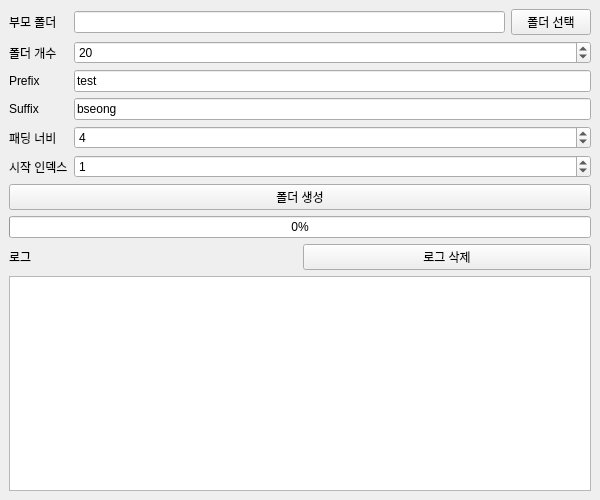
<?xml version="1.0" encoding="UTF-8"?>
<ui version="4.0">
 <class>MainWindow</class>
 <widget class="QMainWindow" name="MainWindow">
  <property name="geometry">
   <rect>
    <x>0</x>
    <y>0</y>
    <width>600</width>
    <height>500</height>
   </rect>
  </property>
  <property name="windowTitle">
   <string>폴더 생성 도구</string>
  </property>
  <widget class="QWidget" name="centralwidget">
   <layout class="QVBoxLayout" name="verticalLayout">
    <item>
     <layout class="QFormLayout" name="formLayout">
      <item row="0" column="0">
       <widget class="QLabel" name="label_parent_path">
        <property name="text">
         <string>부모 폴더</string>
        </property>
       </widget>
      </item>
      <item row="0" column="1">
       <layout class="QHBoxLayout" name="parentPathLayout">
        <item>
         <widget class="QLineEdit" name="edit_parent_path"/>
        </item>
        <item>
         <widget class="QPushButton" name="btn_browse">
          <property name="text">
           <string>폴더 선택</string>
          </property>
         </widget>
        </item>
       </layout>
      </item>
      <item row="1" column="0">
       <widget class="QLabel" name="label_count">
        <property name="text">
         <string>폴더 개수</string>
        </property>
       </widget>
      </item>
      <item row="1" column="1">
       <widget class="QSpinBox" name="spin_count">
        <property name="minimum">
         <number>1</number>
        </property>
        <property name="maximum">
         <number>10000</number>
        </property>
        <property name="value">
         <number>20</number>
        </property>
       </widget>
      </item>
      <item row="2" column="0">
       <widget class="QLabel" name="label_prefix">
        <property name="text">
         <string>Prefix</string>
        </property>
       </widget>
      </item>
      <item row="2" column="1">
       <widget class="QLineEdit" name="edit_prefix">
        <property name="text">
         <string>test</string>
        </property>
       </widget>
      </item>
      <item row="3" column="0">
       <widget class="QLabel" name="label_suffix">
        <property name="text">
         <string>Suffix</string>
        </property>
       </widget>
      </item>
      <item row="3" column="1">
       <widget class="QLineEdit" name="edit_suffix">
        <property name="text">
         <string>bseong</string>
        </property>
       </widget>
      </item>
      <item row="4" column="0">
       <widget class="QLabel" name="label_padding">
        <property name="text">
         <string>패딩 너비</string>
        </property>
       </widget>
      </item>
      <item row="4" column="1">
       <widget class="QSpinBox" name="spin_padding">
        <property name="minimum">
         <number>1</number>
        </property>
        <property name="maximum">
         <number>10</number>
        </property>
        <property name="value">
         <number>4</number>
        </property>
       </widget>
      </item>
      <item row="5" column="0">
       <widget class="QLabel" name="label_start_index">
        <property name="text">
         <string>시작 인덱스</string>
        </property>
       </widget>
      </item>
      <item row="5" column="1">
       <widget class="QSpinBox" name="spin_start_index">
        <property name="minimum">
         <number>0</number>
        </property>
        <property name="maximum">
         <number>100000</number>
        </property>
        <property name="value">
         <number>1</number>
        </property>
       </widget>
      </item>
     </layout>
    </item>
    <item>
     <widget class="QPushButton" name="btn_run">
      <property name="text">
       <string>폴더 생성</string>
      </property>
     </widget>
    </item>
    <item>
     <widget class="QProgressBar" name="progress">
      <property name="value">
       <number>0</number>
      </property>
     </widget>
    </item>
    <item>
     <layout class="QHBoxLayout" name="logLayout">
      <item>
       <widget class="QLabel" name="label_log">
        <property name="text">
         <string>로그</string>
        </property>
       </widget>
      </item>
      <item>
       <widget class="QPushButton" name="btn_clear_log">
        <property name="text">
         <string>로그 삭제</string>
        </property>
       </widget>
      </item>
     </layout>
    </item>
    <item>
     <widget class="QPlainTextEdit" name="log" readOnly="true"/>
    </item>
   </layout>
  </widget>
 </widget>
 <resources/>
 <connections/>
</ui>
